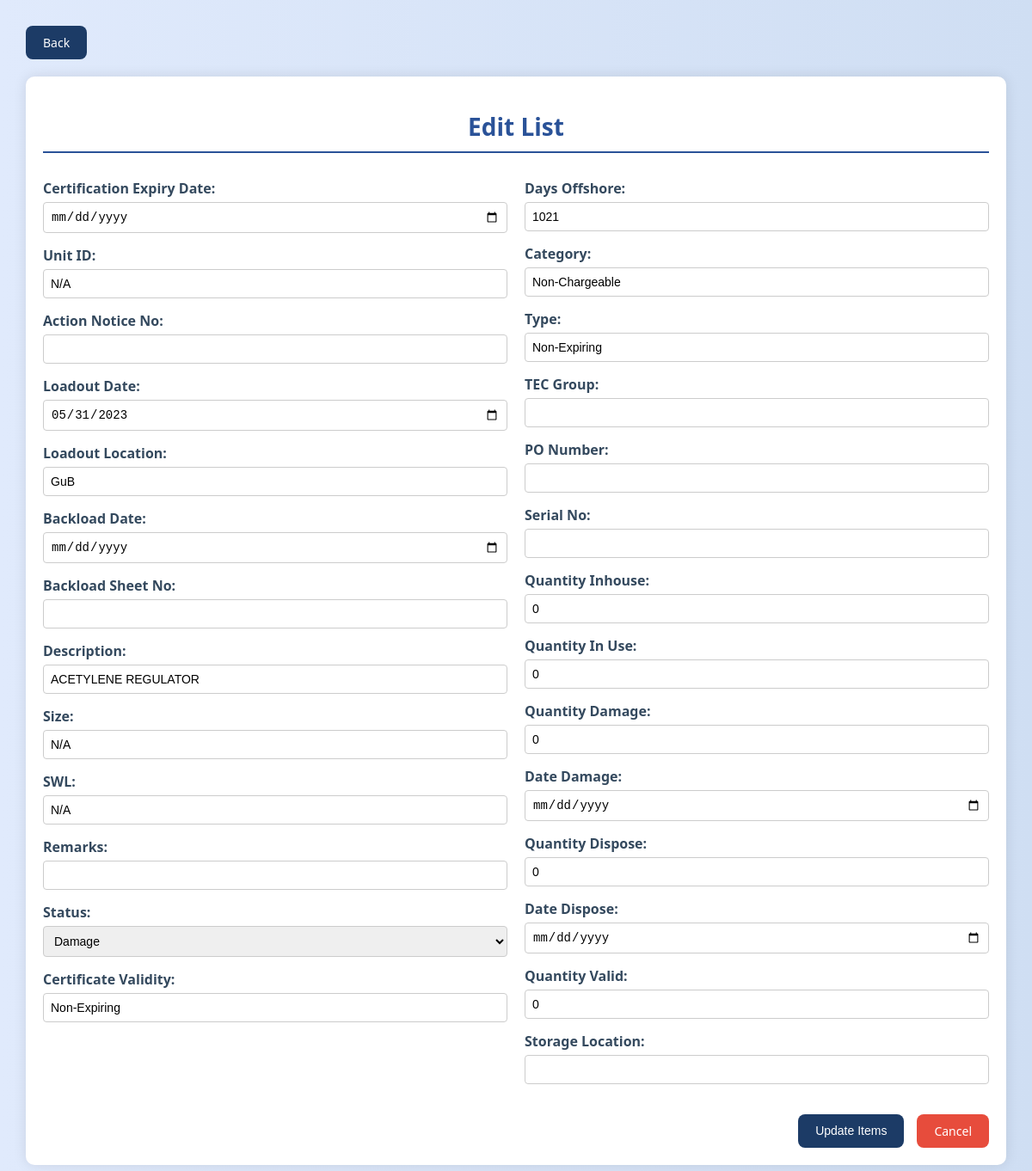
/edit_list.php?unit_id=N/A (signed in), run on the app's committed database.
### tables this page shows
CREATE TABLE `product` (
  `product_id` int(20) NOT NULL,
  `tec_id` varchar(20) NOT NULL,
  `tec_expiry` varchar(11) NOT NULL,
  `unit_id` varchar(50) NOT NULL,
  `action_notice_no` varchar(50) NOT NULL,
  `loadout_date` date NOT NULL,
  `loadout_location` mediumtext NOT NULL,
  `backload_date` date NOT NULL,
  `backload_sheet_no` varchar(20) NOT NULL,
  `description` varchar(255) DEFAULT NULL,
  `size` varchar(20) NOT NULL,
  `swl` varchar(20) NOT NULL,
  `remarks` varchar(255) NOT NULL,
  `status` varchar(255) NOT NULL,
  `certificate_validity` varchar(255) NOT NULL,
  `days_offshore` int(255) NOT NULL,
  `category` varchar(255) NOT NULL,
  `type` varchar(255) NOT NULL,
  `tec_group` varchar(255) NOT NULL,
  `po_number` varchar(20) NOT NULL,
  `serial_no` varchar(25) NOT NULL,
  `qty_inhouse` int(25) NOT NULL,
  `qty_use` int(25) NOT NULL,
  `qty_damage` int(25) NOT NULL,
  `date_damage` date NOT NULL,
  `qty_dispose` int(20) NOT NULL,
  `date_dispose` date NOT NULL,
  `qty_valid` int(25) NOT NULL,
  `storage_location` varchar(50) NOT NULL
);

### edit_list.php (the view, shortened to what this page needs)
<?php
include "database.php";
function calculateDaysOffshore($loadout_date) {
    try {
        $loadout_date = new DateTime($loadout_date);
        $current_date = new DateTime();
        $interval = $loadout_date->diff($current_date);
        return $interval->days;
    } catch (Exception $e) {
        return '-';
    }
}
$product = null;
if (isset($_GET['unit_id']) && !isset($_POST['unit_id'])) {
    $unit_id = $_GET['unit_id'];
    $sql = "SELECT * FROM product WHERE unit_id = ?";
    $stmt = $conn->prepare($sql);
    $stmt->bind_param("s", $unit_id);
    $stmt->execute();
    $result = $stmt->get_result();
    $product = $result->fetch_assoc();
}
?>
<!DOCTYPE html>
<html>
<head>
    <link rel="stylesheet" href="https://cdnjs.cloudflare.com/ajax/libs/font-awesome/6.0.0-beta3/css/all.min.css">
    <link rel="stylesheet" href="styleListItems.css">
</head>
<body>
    <div class="back-button">
        <a href="list_iitems.php" class="btn">Back</a>
    </div>
    <div class="container">
        <h1>Edit List</h1>
        <form method="post" action="" id="editForm">
            <div class="form-grid">
                <div>
                    <div class="form-group">
                        <label>Certification Expiry Date:</label>
                        <input type="date" name="tec_expiry" value="<?php echo $product['tec_expiry']; ?>">
                    </div>
                    <div class="form-group">
                        <label>Unit ID:</label>
                        <input type="text" name="unit_id" value="<?php echo $product['unit_id']; ?>">
                    </div>
                    <div class="form-group">
                        <label>Action Notice No:</label>
                        <input type="text" name="action_notice_no" value="<?php echo $product['action_notice_no']; ?>">
                    </div>
                    <div class="form-group">
                        <label>Loadout Date:</label>
                        <input type="date" name="loadout_date" value="<?php echo $product['loadout_date']; ?>">
                    </div>
                    <div class="form-group">
                        <label>Loadout Location:</label>
                        <input type="text" name="loadout_location" value="<?php echo $product['loadout_location']; ?>">
                    </div>
                    <div class="form-group">
                        <label>Backload Date:</label>
                        <input type="date" name="backload_date" value="<?php echo $product['backload_date']; ?>">
                    </div>
                    <div class="form-group">
                        <label>Backload Sheet No:</label>
                        <input type="text" name="backload_sheet_no" value="<?php echo $product['backload_sheet_no']; ?>">
                    </div>
                    <div class="form-group">
                        <label>Description:</label>
                        <input type="text" name="description" value="<?php echo $product['description']; ?>">
                    </div>
                    <div class="form-group">
                        <label>Size:</label>
                        <input type="text" name="size" value="<?php echo $product['size']; ?>">
                    </div>
                    <div class="form-group">
                        <label>SWL:</label>
                        <input type="text" name="swl" value="<?php echo $product['swl']; ?>">
                    </div>
                    <div class="form-group">
                        <label>Remarks:</label>
                        <input type="text" name="remarks" value="<?php echo $product['remarks']; ?>">
                    </div>
                    <div class="form-group">
                        <label for="status">Status:</label>
                        <select name="status" id="status" class="form-control">
                            <option value="Damage" <?php echo ($product['status'] === 'Damage') ? 'selected' : ''; ?>>Damage</option>
                        </select>
                    </div>
                    <div class="form-group">
                        <label>Certificate Validity:</label>
                        <input type="text" name="certificate_validity" value="<?php echo $product['certificate_validity']; ?>">
                    </div>
                </div>
                <div>
                    <div class="form-group">
                        <label>Days Offshore:</label>
                        <input type="text" name="days_offshore" value="<?php echo calculateDaysOffshore($product['loadout_date']); ?>">
                    </div>
                    <div class="form-group">
                        <label>Category:</label>
                        <input type="text" name="category" value="<?php echo $product['category']; ?>">
                    </div>
                    <div class="form-group">
                        <label>Type:</label>
                        <input type="text" name="type" value="<?php echo $product['type']; ?>">
                    </div>
                    <div class="form-group">
                        <label>TEC Group:</label>
                        <input type="text" name="tec_group" value="<?php echo $product['tec_group']; ?>">
                    </div>
                    <div class="form-group">
                        <label>PO Number:</label>
                        <input type="text" name="po_number" value="<?php echo $product['po_number']; ?>">
                    </div>
                    <div class="form-group">
                        <label>Serial No:</label>
                        <input type="text" name="serial_no" value="<?php echo $product['serial_no']; ?>">
                    </div>
                    <div class="form-group">
                        <label>Quantity Inhouse:</label>
                        <input type="number" name="qty_inhouse" value="<?php echo $product['qty_inhouse']; ?>">
                    </div>
                    <div class="form-group">
                        <label>Quantity In Use:</label>
                        <input type="number" name="qty_use" value="<?php echo $product['qty_use']; ?>">
                    </div>
                    <div class="form-group">
                        <label>Quantity Damage:</label>
                        <input type="number" name="qty_damage" value="<?php echo $product['qty_damage']; ?>">
                    </div>
                    <div class="form-group">
                        <label>Date Damage:</label>
                        <input type="date" name="date_damage" value="<?php echo $product['date_damage']; ?>">
                    </div>
                    <div class="form-group">
                        <label>Quantity Dispose:</label>
                        <input type="number" name="qty_dispose" value="<?php echo $product['qty_dispose']; ?>">
                    </div>
                    <div class="form-group">
                        <label>Date Dispose:</label>
                        <input type="date" name="date_dispose" value="<?php echo $product['date_dispose']; ?>">
                    </div>
                    <div class="form-group">
                        <label> Quantity Valid:</label>
                        <input type="number" name="qty_valid" value="<?php echo $product['qty_valid']; ?>">
                    </div>
                    <div class="form-group">
                        <label>Storage Location:</label>
                        <input type="text" name="storage_location" value="<?php echo $product['storage_location']; ?>">
                    </div>
                </div>
            </div>
            <div class="button-container">
                <button type="button" class="btn" onclick="confirmUpdate()">Update Items</button>
                <a href="list_iitems.php" class="btn btn-danger">Cancel</a>
            </div>
        </form>
    </div>
</body>
</html>

### styleListItems.css (style rules this page uses)
body { font-family: 'Segoe UI', Tahoma, Geneva, Verdana, sans-serif; margin: 30px; color: #333; background: linear-gradient(to right, #e0eafc, #cfdef3); }
h1 { font-size: 28px; color: #2a5298; text-align: center; margin-bottom: 30px; border-bottom: 2px solid #2a5298; padding-bottom: 10px; font-weight: 700; }
.container { background: #ffffff; border-radius: 10px; box-shadow: 0 0 15px rgba(0, 0, 0, 0.1); padding: 20px; margin-bottom: 20px; max-width: 800px; margin-left: auto; margin-right: auto; }
.form-group { margin-bottom: 15px; }
.form-group label { display: block; margin-bottom: 5px; font-weight: bold; color: #34495e; }
.form-group input, .form-group select { width: 100%; padding: 10px; border: 1px solid #ccc; border-radius: 4px; box-sizing: border-box; transition: border-color 0.3s, box-shadow 0.3s; }
.btn { display: inline-block; padding: 10px 20px; color: #ffffff; background-color: #1c3b66; border: none; border-radius: 8px; cursor: pointer; text-align: center; text-decoration: none; font-size: 14px; transition: all 0.3s ease; }
.btn-danger { background-color: #e74c3c; }
.back-button { margin-bottom: 20px; text-align: left; }

### edit_list.php (style rules this page uses)
.container { max-width: 1500px; margin: 0 auto; }
.form-grid { display: grid; grid-template-columns: 1fr 1fr; gap: 20px; }
.form-group { display: flex; flex-direction: column; }
.form-group label { font-weight: bold; margin-bottom: 5px; }
.form-group input, .form-group select { padding: 8px; font-size: 14px; }
.btn { display: inline-block; padding: 10px 20px; color: #ffffff; background-color: #1c3b66; border: none; border-radius: 8px; cursor: pointer; text-align: center; text-decoration: none; font-size: 14px; transition: all 0.3s ease; gap: 10px; }
.btn-danger { background-color: #e74c3c; }
.button-container { display: flex; justify-content: flex-end; margin-top: 20px; gap: 15px; }

### data on the page
product: unit_id "N/A", loadout_date "05/31/2023", loadout_location "GuB", description "ACETYLENE REGULATOR", size "N/A", swl "N/A", status "Damage", certificate_validity "Non-Expiring", days_offshore "1021", category "Non-Chargeable", type "Non-Expiring", qty_inhouse "0", qty_use "0", qty_damage "0", qty_dispose "0", qty_valid "0"
